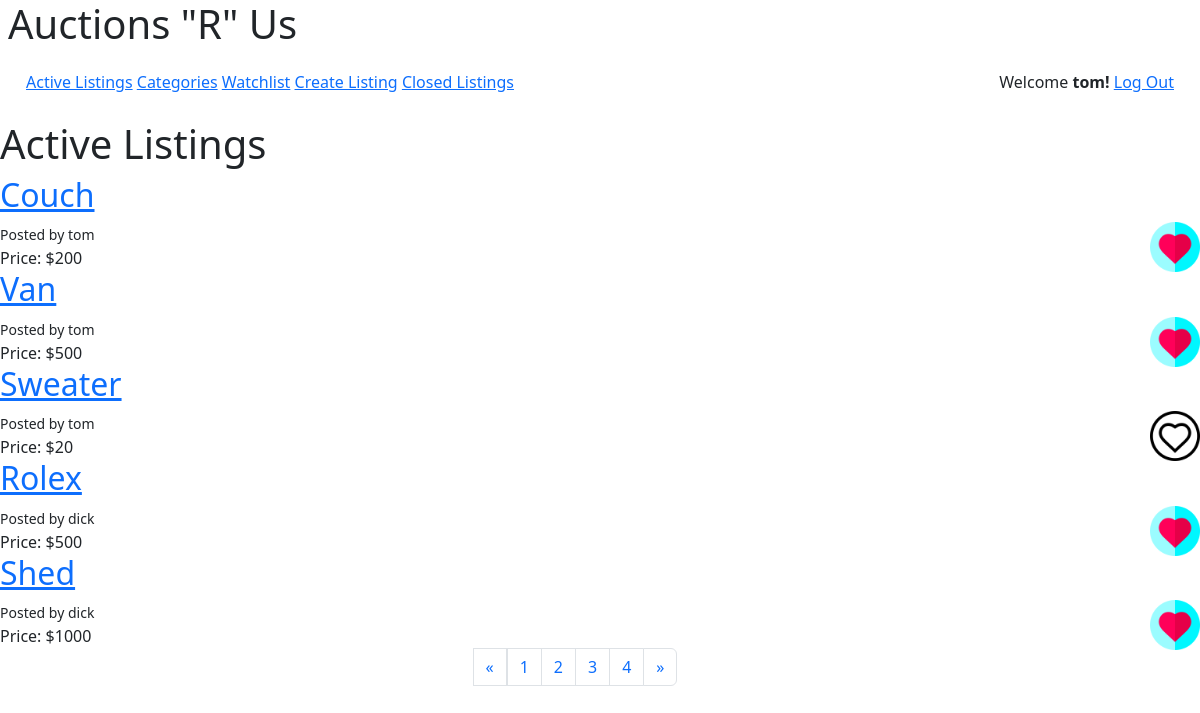
Screenshot of / (signed in) with the database file from the repository.
### auctions/models.py (models this page shows, shortened)
class User(AbstractUser):
    pass

class Listings(models.Model):
    CATEGORY_CHOICES = [
    ('MS', 'Motors'),
    ('ECCS', 'Electronics'),
    ('C_ART', 'Collectibles & Art'),
    ('CLOTH', 'Clothing & Accessories'),
    ('BUSS', 'Business & Industrial'),
    ('HG', 'Home & Garden'),
    ('SPORT', 'Sporting Goods'),
    ('JE', 'Jewelry & Watches'),
    ('OT', 'Other'),
    ]
    MOTORS = 'MS'
    ELECTRONICS = 'ECCS'
    COLLECTIBLES_ART = 'C_ART'
    CLOTHING_ACC = 'CLOTH'
    BUSINESS_IND = 'BUSS'
    HOME_GARDEN = 'HG'
    SPORTING = 'SPORT'
    JEWELRY = 'JE'
    OTHER = 'OT'
    user = models.ForeignKey(User, on_delete=models.CASCADE, default=None)
    title = models.CharField(max_length=100)
    description = models.TextField(blank=True, max_length=200)
    price = models.PositiveSmallIntegerField(default=0)
    highestbid = models.PositiveSmallIntegerField(default=0, blank=True)
    category = models.CharField(max_length=16, choices=CATEGORY_CHOICES, default='MOTORS')
    active = models.BooleanField(default=True)
    image = models.ImageField(default='No Image', upload_to='images')
    class Meta:
        verbose_name_plural = "Listings"

### auctions/views.py (the view)
# urls.py: path("", views.index, name="index"),
@login_required(login_url='login')
def index(request):
    user_list = []
    listings = Listings.objects.filter(active=1)
    watching = Watchlist.objects.filter(user=request.user)
    page = request.POST.get('page', 1)
    paginator = Paginator(listings, 5)
    listing_pages = paginator.page(page)
    for w in watching:
        user_list.append(w.listing)
    return render(request, "auctions/index.html", {
        "listings": listings,
        "length": len(listings),
        "user_list": user_list,
        "listing_pages": listing_pages
    })

### auctions/templates/auctions/index.html (shortened to what this page needs)
{% extends "auctions/layout.html" %}
{% block main %}
<h1>Active Listings</h1>
{% if length == 0 %}
  No Active Listings!
{% else %}
  {% for listing in listing_pages %}
  <section>
    <div>
      <h2><a href="{% url 'listing_page' listing.id %}">{{listing.title}}</a></h2>
    <small>Posted by {{listing.user}}</small>
    <form id="toggle-watchlist1" action="{% url 'api-toggle-watchlist' listing_id=listing.id %}" method="POST" style="float: right">
        {% if listing in user_list %}
        <input type="image" src="/media/images/heart-filled.png" style="max-height: 50px" id="toggle1">
        {% else %}
        <input type="image" src="/media/images/heart-outline.png" style="max-height: 50px" id="toggle1">
        {% endif %}
    </form>
    <br>
    Price: ${{listing.price}}
  </div>
  </section>
  {% endfor %}
{% endif %}
  {% if listing_pages.has_other_pages %}
    <ul class="pagination justify-content-center">
      {% if listing_pages.has_previous %}
        <li class="page-link"><a href="{% url 'index_pagination' listing_pages.previous_page_number %}">&laquo;</a></li>
      {% else %}
        <li class="page-link"><span>&laquo;</span></li>
      {% endif %}
      {% for i in listing_pages.paginator.page_range %}
        {% if listing_pages.number == i %}
        <li class="page-link"><span>{{ i }} <span class="visually-hidden">(current)</span></span></li>
        {% else %}
          <li class="page-item"><a class="page-link" href="{% url 'index_pagination' i %}">{{ i }}</a></li>
        {% endif %}
      {% endfor %}
      {% if listing_pages.has_next %}
        <li class="page-item"><a class="page-link" href="{% url 'index_pagination' listing_pages.next_page_number %}">&raquo;</a></li>
      {% else %}
        <li class="page-link"><span>&raquo;</span></li>
      {% endif %}
    </ul>
  {% endif %}
{% endblock %}

### auctions/templates/auctions/layout.html (shortened to what this page needs)
{% load static %}
<!DOCTYPE html>
<html lang="en">
    <head>
        <link rel="stylesheet" href="https://cdn.simplecss.org/simple.css">
        <link rel="stylesheet" href="{% static 'auctions/uaa490styles.css' %}" >
        <link rel="stylesheet" href="//code.jquery.com/ui/1.12.1/themes/smoothness/jquery-ui.css">
        <link href="https://cdn.jsdelivr.net/npm/bootstrap@5.2.2/dist/css/bootstrap.min.css" rel="stylesheet">
    </head>
    <body>
        <header>
            <h1>Auctions "R" Us</h1>
            <nav>
                <span>
                    <a href="{% url 'index' %}">Active Listings</a>
                    <a href="{% url 'categories' %}">Categories</a>
                    <a href="{% url 'watchlist' %}">Watchlist</a>
                    <a href="{% url 'create_listing' %}">Create Listing</a>
                    <a href="{% url 'closed_listings' %}">Closed Listings</a>
                </span>
                <span>
                    {% if user.is_authenticated %}
                        Welcome <strong>{{ user.username }}!</strong>
                        <a href="{% url 'logout' %}">Log Out</a>
                    {% else %}
                        <a href="{% url 'login' %}">Log In</a>
                        <a href="{% url 'register' %}">Register</a>
                    {% endif %}
                </span>
            </nav>
        </header>
        <main>
            {% block main %}
            {% endblock %}
        </main>
    </body>
</html>

### auctions/static/auctions/uaa490styles.css (style rules this page uses)
nav { display: flex; justify-content: space-between; padding: 14px 18px; }
body > header { padding: 0 0.5rem .75rem 0.5rem; }
body { grid-template-columns: 10% 80% 10%; }

### rows the page displays
User: username "tom"
Listings: title "Couch", user "tom", price "200"
Listings: title "Van", user "tom", price "500"
Listings: title "Sweater", user "tom", price "20"
Listings: title "Rolex", user "dick", price "500"
Listings: title "Shed", user "dick", price "1000"

### other values shown
{{ i }} "1"
{{ i }} "2" "3" "4"
